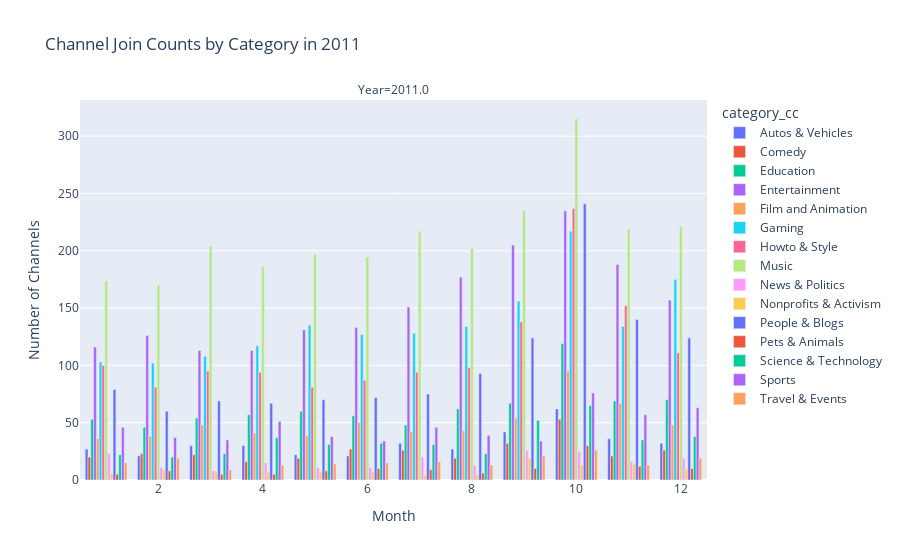

Notebook code for this chart:
### Code cell
df_channels_en['join_date'] = pd.to_datetime(df_channels_en['join_date'])

# extract data for the year 2011
df_channels_2011 = df_channels_en[df_channels_en['join_date'].dt.year == 2011]

df_channels_2011.loc[:, 'Year'] = df_channels_2011['join_date'].dt.year
df_channels_2011.loc[:, 'Month'] = df_channels_2011['join_date'].dt.month

# Group by Year, Month, and Category and count channel joins for the year 2011
category_join_counts_2011 = df_channels_2011.groupby(['Year', 'Month', 'category_cc']).size().reset_index(name='Join Counts')

fig = px.bar(category_join_counts_2011, x='Month', y='Join Counts', 
             title='Channel Join Counts by Category in 2011',
             labels={'Month': 'Month', 'Join Counts': 'Number of Channels Joined'},
             color='category_cc', barmode='group', facet_col='Year')
fig.update_layout(xaxis_title='Month', yaxis_title='Number of Channels')
fig.show()

### Figure 1 — Plotly figure (JSON) as saved in the notebook; plotly's stock layout.template omitted (floating-point values rounded to 4 significant figures)
{"data": [{"alignmentgroup": "True", "hovertemplate": "category_cc=Autos & Vehicles<br>Year=2011.0<br>Month=%{x}<br>Number of Channels Joined=%{y}<extra></extra>", "legendgroup": "Autos & Vehicles", "marker": {"color": "#636efa", "pattern": {"shape": ""}}, "name": "Autos & Vehicles", "offsetgroup": "Autos & Vehicles", "orientation": "v", "showlegend": true, "textposition": "auto", "type": "bar", "x": [1, 2, 3, 4, 5, 6, 7, 8, 9, 10, 11, 12], "xaxis": "x", "y": [27, 21, 30, 30, 22, 21, 32, 27, 42, 62, 36, 32], "yaxis": "y"}, {"alignmentgroup": "True", "hovertemplate": "category_cc=Comedy<br>Year=2011.0<br>Month=%{x}<br>Number of Channels Joined=%{y}<extra></extra>", "legendgroup": "Comedy", "marker": {"color": "#EF553B", "pattern": {"shape": ""}}, "name": "Comedy", "offsetgroup": "Comedy", "orientation": "v", "showlegend": true, "textposition": "auto", "type": "bar", "x": [1, 2, 3, 4, 5, 6, 7, 8, 9, 10, 11, 12], "xaxis": "x", "y": [20, 23, 22, 16, 19, 27, 26, 19, 32, 53, 21, 26], "yaxis": "y"}, {"alignmentgroup": "True", "hovertemplate": "category_cc=Education<br>Year=2011.0<br>Month=%{x}<br>Number of Channels Joined=%{y}<extra></extra>", "legendgroup": "Education", "marker": {"color": "#00cc96", "pattern": {"shape": ""}}, "name": "Education", "offsetgroup": "Education", "orientation": "v", "showlegend": true, "textposition": "auto", "type": "bar", "x": [1, 2, 3, 4, 5, 6, 7, 8, 9, 10, 11, 12], "xaxis": "x", "y": [53, 46, 54, 57, 60, 56, 48, 62, 67, 119, 69, 70], "yaxis": "y"}, {"alignmentgroup": "True", "hovertemplate": "category_cc=Entertainment<br>Year=2011.0<br>Month=%{x}<br>Number of Channels Joined=%{y}<extra></extra>", "legendgroup": "Entertainment", "marker": {"color": "#ab63fa", "pattern": {"shape": ""}}, "name": "Entertainment", "offsetgroup": "Entertainment", "orientation": "v", "showlegend": true, "textposition": "auto", "type": "bar", "x": [1, 2, 3, 4, 5, 6, 7, 8, 9, 10, 11, 12], "xaxis": "x", "y": [116, 126, 113, 113, 131, 133, 151, 177, 205, 235, 188, 157], "yaxis": "y"}, {"alignmentgroup": "True", "hovertemplate": "category_cc=Film and Animation<br>Year=2011.0<br>Month=%{x}<br>Number of Channels Joined=%{y}<extra></extra>", "legendgroup": "Film and Animation", "marker": {"color": "#FFA15A", "pattern": {"shape": ""}}, "name": "Film and Animation", "offsetgroup": "Film and Animation", "orientation": "v", "showlegend": true, "textposition": "auto", "type": "bar", "x": [1, 2, 3, 4, 5, 6, 7, 8, 9, 10, 11, 12], "xaxis": "x", "y": [36, 38, 48, 41, 39, 50, 42, 43, 54, 95, 67, 48], "yaxis": "y"}, {"alignmentgroup": "True", "hovertemplate": "category_cc=Gaming<br>Year=2011.0<br>Month=%{x}<br>Number of Channels Joined=%{y}<extra></extra>", "legendgroup": "Gaming", "marker": {"color": "#19d3f3", "pattern": {"shape": ""}}, "name": "Gaming", "offsetgroup": "Gaming", "orientation": "v", "showlegend": true, "textposition": "auto", "type": "bar", "x": [1, 2, 3, 4, 5, 6, 7, 8, 9, 10, 11, 12], "xaxis": "x", "y": [103, 102, 108, 117, 135, 127, 128, 134, 156, 217, 134, 175], "yaxis": "y"}, {"alignmentgroup": "True", "hovertemplate": "category_cc=Howto & Style<br>Year=2011.0<br>Month=%{x}<br>Number of Channels Joined=%{y}<extra></extra>", "legendgroup": "Howto & Style", "marker": {"color": "#FF6692", "pattern": {"shape": ""}}, "name": "Howto & Style", "offsetgroup": "Howto & Style", "orientation": "v", "showlegend": true, "textposition": "auto", "type": "bar", "x": [1, 2, 3, 4, 5, 6, 7, 8, 9, 10, 11, 12], "xaxis": "x", "y": [100, 81, 95, 94, 81, 87, 94, 98, 138, 237, 152, 111], "yaxis": "y"}, {"alignmentgroup": "True", "hovertemplate": "category_cc=Music<br>Year=2011.0<br>Month=%{x}<br>Number of Channels Joined=%{y}<extra></extra>", "legendgroup": "Music", "marker": {"color": "#B6E880", "pattern": {"shape": ""}}, "name": "Music", "offsetgroup": "Music", "orientation": "v", "showlegend": true, "textposition": "auto", "type": "bar", "x": [1, 2, 3, 4, 5, 6, 7, 8, 9, 10, 11, 12], "xaxis": "x", "y": [174, 170, 204, 186, 197, 195, 217, 202, 235, 315, 219, 221], "yaxis": "y"}, {"alignmentgroup": "True", "hovertemplate": "category_cc=News & Politics<br>Year=2011.0<br>Month=%{x}<br>Number of Channels Joined=%{y}<extra></extra>", "legendgroup": "News & Politics", "marker": {"color": "#FF97FF", "pattern": {"shape": ""}}, "name": "News & Politics", "offsetgroup": "News & Politics", "orientation": "v", "showlegend": true, "textposition": "auto", "type": "bar", "x": [1, 2, 3, 4, 5, 6, 7, 8, 9, 10, 11, 12], "xaxis": "x", "y": [23, 11, 8, 15, 11, 11, 20, 13, 26, 25, 16, 19], "yaxis": "y"}, {"alignmentgroup": "True", "hovertemplate": "category_cc=Nonprofits & Activism<br>Year=2011.0<br>Month=%{x}<br>Number of Channels Joined=%{y}<extra></extra>", "legendgroup": "Nonprofits & Activism", "marker": {"color": "#FECB52", "pattern": {"shape": ""}}, "name": "Nonprofits & Activism", "offsetgroup": "Nonprofits & Activism", "orientation": "v", "showlegend": true, "textposition": "auto", "type": "bar", "x": [1, 2, 3, 4, 5, 6, 7, 8, 9, 10, 11, 12], "xaxis": "x", "y": [6, 9, 7, 7, 7, 7, 4, 5, 19, 13, 14, 10], "yaxis": "y"}, {"alignmentgroup": "True", "hovertemplate": "category_cc=People & Blogs<br>Year=2011.0<br>Month=%{x}<br>Number of Channels Joined=%{y}<extra></extra>", "legendgroup": "People & Blogs", "marker": {"color": "#636efa", "pattern": {"shape": ""}}, "name": "People & Blogs", "offsetgroup": "People & Blogs", "orientation": "v", "showlegend": true, "textposition": "auto", "type": "bar", "x": [1, 2, 3, 4, 5, 6, 7, 8, 9, 10, 11, 12], "xaxis": "x", "y": [79, 60, 69, 67, 70, 72, 75, 93, 124, 241, 140, 124], "yaxis": "y"}, {"alignmentgroup": "True", "hovertemplate": "category_cc=Pets & Animals<br>Year=2011.0<br>Month=%{x}<br>Number of Channels Joined=%{y}<extra></extra>", "legendgroup": "Pets & Animals", "marker": {"color": "#EF553B", "pattern": {"shape": ""}}, "name": "Pets & Animals", "offsetgroup": "Pets & Animals", "orientation": "v", "showlegend": true, "textposition": "auto", "type": "bar", "x": [1, 2, 3, 4, 5, 6, 7, 8, 9, 10, 11, 12], "xaxis": "x", "y": [5, 8, 5, 5, 8, 10, 9, 6, 10, 30, 12, 10], "yaxis": "y"}, {"alignmentgroup": "True", "hovertemplate": "category_cc=Science & Technology<br>Year=2011.0<br>Month=%{x}<br>Number of Channels Joined=%{y}<extra></extra>", "legendgroup": "Science & Technology", "marker": {"color": "#00cc96", "pattern": {"shape": ""}}, "name": "Science & Technology", "offsetgroup": "Science & Technology", "orientation": "v", "showlegend": true, "textposition": "auto", "type": "bar", "x": [1, 2, 3, 4, 5, 6, 7, 8, 9, 10, 11, 12], "xaxis": "x", "y": [22, 20, 23, 37, 31, 32, 31, 23, 52, 65, 35, 38], "yaxis": "y"}, {"alignmentgroup": "True", "hovertemplate": "category_cc=Sports<br>Year=2011.0<br>Month=%{x}<br>Number of Channels Joined=%{y}<extra></extra>", "legendgroup": "Sports", "marker": {"color": "#ab63fa", "pattern": {"shape": ""}}, "name": "Sports", "offsetgroup": "Sports", "orientation": "v", "showlegend": true, "textposition": "auto", "type": "bar", "x": [1, 2, 3, 4, 5, 6, 7, 8, 9, 10, 11, 12], "xaxis": "x", "y": [46, 37, 35, 51, 38, 34, 46, 39, 34, 76, 57, 63], "yaxis": "y"}, {"alignmentgroup": "True", "hovertemplate": "category_cc=Travel & Events<br>Year=2011.0<br>Month=%{x}<br>Number of Channels Joined=%{y}<extra></extra>", "legendgroup": "Travel & Events", "marker": {"color": "#FFA15A", "pattern": {"shape": ""}}, "name": "Travel & Events", "offsetgroup": "Travel & Events", "orientation": "v", "showlegend": true, "textposition": "auto", "type": "bar", "x": [1, 2, 3, 4, 5, 6, 7, 8, 9, 10, 11, 12], "xaxis": "x", "y": [15, 19, 9, 13, 14, 15, 16, 13, 21, 26, 13, 19], "yaxis": "y"}], "layout": {"annotations": [{"font": {}, "showarrow": false, "text": "Year=2011.0", "x": 0.5, "xanchor": "center", "xref": "paper", "y": 1, "yanchor": "bottom", "yref": "paper"}], "barmode": "group", "legend": {"title": {"text": "category_cc"}, "tracegroupgap": 0}, "title": {"text": "Channel Join Counts by Category in 2011"}, "xaxis": {"anchor": "y", "domain": [0, 1], "title": {"text": "Month"}}, "yaxis": {"anchor": "x", "domain": [0, 1], "title": {"text": "Number of Channels"}}}}
